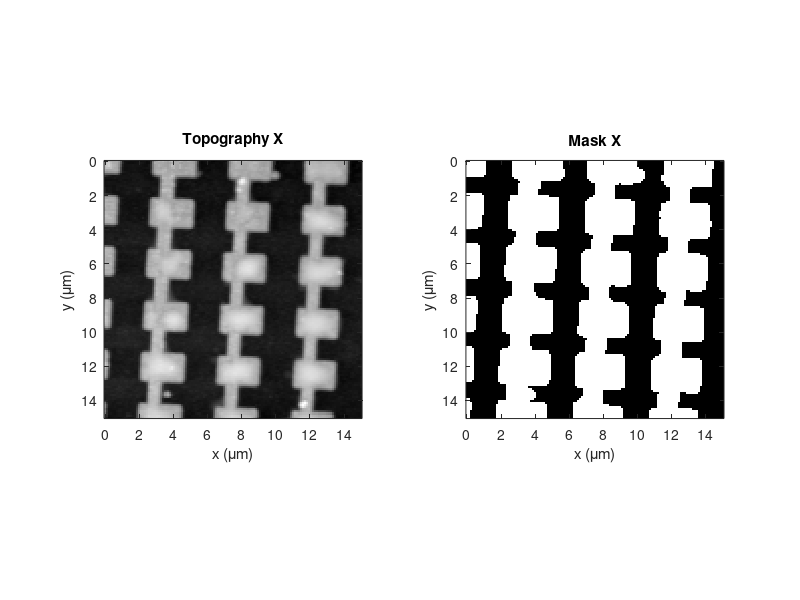

Reproduce this figure in MATLAB. (Note: this script raises an error after producing the figure.)
clear all
close all
clc

% Initialization

lambda=10.6;    %microns

theta=60*pi/180;    % SNOM incidence angle

Vrms=0.106;     % Volts

% MaxTau=50.4179; % Good diodes: From 2017-11-21_diode_h_5_PH_X_3
% MaxTau=26.2718; % Bad diodes diodes: From 2017-12-12_diode_g_2_PH_X_2

run=1;  % run=0 stops after topography
        % run=1 continues after topography

savefigs=0; % savefigs=0 do not save images
            % savefigs=1 save images
            
savevid=0;  % savefigs=0 do not save video
            % savefigs=1 save video
        
saveMATLABfig=1;    % saveMATLABfig=0 do not save figure in matlab format
                    % saveMATLABfig=0 save figure in matlab format
                    
%% LOAD
    
load 2018-04-17_leaky_E4_LHCP_PH_X_11

dir1='Presentation';
dir2='2018-04-17';
% dir3='bowtie_1_LP_150_3';
% dir3='discrete_bowtie_LP_150_3';
dir3='Leaky_E4_LHCP_11';
% dir3='Leaky_E_4_V_RHCP_X_5\corr_subst';
dir4=strcat(dir2,'\',dir3);
mkdir(dir1,dir4);
dir=strcat(dir1,'\',dir4);

global Mx My MaskX MaskY
Mx=size(x);     My=size(y);
Mx=Mx(2);       My=My(2);

i=1; 

%% TOPOGRAPHY 

% X component

TopoX=M(:,:,i);
N=size(TopoX);
N=N(1);

MinTopo=min(min(TopoX));
MaxTopo=max(max(TopoX));
thrX=0.22*(MaxTopo-MinTopo)+MinTopo;

StrucInd=find(TopoX>thrX);
SubstInd=find(TopoX<thrX);

% [MaskX,Kx]=Mask(TopoX,thrX); 

MaskX=zeros(N,N);
MaskX(StrucInd)=1;
MaskX(SubstInd)=0;

% MaskX(1:64,1:20)=0;         % #1
% MaskX(1:64,48:88)=0;        % #2
% MaskX(1:64,98:128)=0;      % #3
% 
% MaskX(64:128,1:18)=0;       % #4
% MaskX(64:128,48:88)=0;      % #5
% MaskX(64:128,98:128)=0;    % #6
% 
% MaskX(1:16,:)=0;            % #7
% MaskX(61:80,:)=0;           % #8
% MaskX(125:128,:)=0;         % #9

Square=ones(3);
MaskX=conv2(MaskX,Square,'same');

StrucInd=find(MaskX>0);
SubstInd=find(MaskX==0);
MaskX(StrucInd)=1;

    F1=figure();

    % X component

    subplot(1,2,1);
    imagesc(x,y,TopoX)
    % imagesc(x,y(1:N/2),TopoX(1:N/2,:))
    % imagesc(x,y,rot90(TopoX,3))
    title('Topography X')
    colormap(gray(256))
    % axis square
    xlabel('x (\mum)')
    ylabel('y (\mum)')
    daspect([1 1 1])

    subplot(1,2,2)
    imagesc(x,y,MaskX)
    % imagesc(x,y(1:N/2),MaskX(1:N/2,:))
    % imagesc(MaskX(1:N/2,:))
    % imagesc(x,y,rot90(MaskX,3))
    title('Mask X')
    colormap(gray(256))
    % axis square
    xlabel('x (\mum)')
    ylabel('y (\mum)')
    daspect([1 1 1])
    pause(0.00001);
    frame_h = get(handle(gcf),'JavaFrame');
    set(frame_h,'Maximized',1);


if run==1

    %% ANALYSIS

    % 1ST SIDEBAND
    SideB1x=M(:,:,i+2);  % X component

    %2ND SIDEBAND
    SideB2x=M(:,:,i+3);  % X component

    % Phase color map (as used by Hillenbrand et al.)

    up=(1:89)'/90;
    dw=flipud(up);
    Zeros=zeros(89,1);
    Ones=ones(89,1);
    rm=[0 ; Zeros ; 0 ; up ; 1 ; Ones ; 1; dw];
    gm=[0 ; Zeros; 0 ; up ; 1 ; dw ; 0 ; Zeros]; 
    bm=[0 ; up ; 1 ; Ones ; 1 ; dw ; 0 ; Zeros]; 
    PhaseColormap=[rm gm bm];  

    %% SIDEBANDS

    % 1ST sideband
    SideB1=SideB1x;

    % 2ND sideband
    SideB2=SideB2x;

    F2=figure('units','normalized','outerposition',[0 0 1 1]);
    % suptitle(strcat(dir3,' (Non Rotated)'))
    % suptitle('SIDEBANDS (METHOD 1)')

        FigSB1=subplot(1,2,1);
        imagesc(x,y,SideB1)
        % imagesc(x,y(1:N/2),SideB1(1:N/2,:))
        % imagesc(x,y,rot90(SideB1,3))
        title('1st Sideband')
        colormap(FigSB1,hot)
        bar=colorbar;
        xlabel(bar,'(V)')
        axis square
        xlabel('x (\mum)')
        ylabel('y (\mum)')
        daspect([1 1 1])

        % 2ND sideband

        FigSB2=subplot(1,2,2);
        imagesc(x,y,SideB2)
        % imagesc(x,y(1:N/2),SideB2(1:N/2,:))
        % imagesc(x,y,rot90(SideB2,3))
        title('2nd Sideband')
        colormap(FigSB2,hot)
        bar=colorbar;
        xlabel(bar,'(V)')
        axis square
        xlabel('x (\mum)')
        ylabel('y (\mum)')
        daspect([1 1 1])
        pause(0.00001);
        frame_h = get(handle(gcf),'JavaFrame');
        set(frame_h,'Maximized',1);

    %% NEAR FIELD

    % Gamma calculation

    V=sqrt(2)*Vrms;
    scale=0.2218;
    DeltaL=V/scale;
    gamma=4*pi*DeltaL/lambda;

    J1=besselj(1,gamma);
    J2=besselj(2,gamma);

    C1=1/J1;
    C2=1/J2;

    Vrms=(2.63*lambda/(4*pi))*scale/(sqrt(2));

    Tau=C2*SideB2-1i*C1*SideB1;
    MaxTau=max(max(abs(Tau)));
    ModulTau=abs(Tau);
    ModulTauNorm=abs(Tau)/MaxTau;
    % MaxTau=max(max(ModulTau))
    % ModulTau(ModulTau>60)=0;
    PhaseTau=atan2(-imag(Tau),real(Tau));

    Y=ones(My,Mx);
    for ii=1:1:Mx
       Y(:,ii)=y; 
    end
    Y=flipud(Y);
    
    PhaseCorr=PhaseTau-(2*pi/lambda)*Y*sin(theta);
    PhaseCorrW=wrapToPi(PhaseCorr);

    PhaseTauMask=PhaseTau.*MaskX;
    PhaseCorrWMask=PhaseCorrW.*MaskX;
    
        % Plot 1: Ez vs E Phase

        F31=figure('units','normalized','outerposition',[0 0 1 1]);
        Fig1=subplot(1,2,1);
        imagesc(x,y,ModulTau)
        title('|Ez|')
        colormap(Fig1,parula)
        bar=colorbar;
        % caxis([0 1])
        xlabel(bar,'(V)')
        axis square
        xlabel('x (\mum)')
        ylabel('y (\mum)');
        daspect([1 1 1])

        Fig2=subplot(1,2,2);
        imagesc(x,y,PhaseTauMask)
        title('Phase (Raw)')
        colormap(Fig2,PhaseColormap)
        bar=colorbar;
        xlabel(bar,'(rad)')
        axis square
        caxis([-pi pi])
        xlabel('x (\mum)')
        ylabel('y (\mum)')
        daspect([1 1 1])
        pause(0.00001);
        frame_h = get(handle(gcf),'JavaFrame');
        set(frame_h,'Maximized',1);
        
        % Plot 2: Ez vs E Phase (Corrected)

        F32=figure('units','normalized','outerposition',[0 0 1 1]);
        Fig1=subplot(1,2,1);
        imagesc(x,y,ModulTau)
%         imagesc(x,y,ModulTauNorm)
%         title('Field Modulus |Ez|/|Ez_{max}|')
        title('|Ez|')
        colormap(Fig1,parula)
        bar=colorbar;
        axis square
        xlabel('x (\mum)')
        ylabel('y (\mum)');
        daspect([1 1 1])

        Fig2=subplot(1,2,2);
        imagesc(x,y,PhaseCorrWMask)
        title('Phase')
        colormap(Fig2,PhaseColormap)
        bar=colorbar;
        xlabel(bar,'(rad)')
        axis square
        caxis([-pi pi])
        xlabel('x (\mum)')
        ylabel('y (\mum)')
        daspect([1 1 1])
        pause(0.00001);
        frame_h = get(handle(gcf),'JavaFrame');
        set(frame_h,'Maximized',1);

        % Plot 3: Re{Ez} vs E Phase (Corrected)

        ReEz=ModulTau.*cos(PhaseCorrW);

        F33=figure('units','normalized','outerposition',[0 0 1 1]);
        Fig1=subplot(1,2,1);
        imagesc(x,y,ReEz)
        title('Re{E}')
        colormap(Fig1,parula)
        bar=colorbar;
        % caxis([0 1])
        xlabel(bar,'(V)')
        axis square
        xlabel('x (\mum)')
        ylabel('y (\mum)');
        daspect([1 1 1])

        Fig2=subplot(1,2,2);
        imagesc(x,y,PhaseCorrWMask)
        title('Phase (Corrected)')
        colormap(Fig2,PhaseColormap)
        bar=colorbar;
        xlabel(bar,'(rad)')
        axis square
        caxis([-pi pi])
        xlabel('x (\mum)')
        ylabel('y (\mum)')
        daspect([1 1 1])
        pause(0.00001);
        frame_h = get(handle(gcf),'JavaFrame');
        set(frame_h,'Maximized',1);

        % Plot 4: Ez vs Re{E}

        F34=figure('units','normalized','outerposition',[0 0 1 1]);
        Fig1=subplot(1,2,1);
        imagesc(x,y,ModulTau)
        title('|Ez|')
        colormap(Fig1,parula)
        bar=colorbar;
        xlabel(bar,'(V)')
        axis square
        xlabel('x (\mum)')
        ylabel('y (\mum)');
        daspect([1 1 1])

        Fig2=subplot(1,2,2);
        imagesc(x,y,ReEz)
        title('Re{E}')
        colormap(Fig1,parula)
        bar=colorbar;
        xlabel(bar,'(V)')
        axis square
        xlabel('x (\mum)')
        ylabel('y (\mum)');
        daspect([1 1 1])
        pause(0.00001);
        frame_h = get(handle(gcf),'JavaFrame');
        set(frame_h,'Maximized',1);

        % Plot 5: E Phase vs E Phase (Correcred)

        F35=figure('units','normalized','outerposition',[0 0 1 1]);
        Fig1=subplot(1,2,1);
        imagesc(x,y,PhaseTauMask)
        title('Phase (Raw)')
        colormap(Fig1,PhaseColormap)
        bar=colorbar;
        xlabel(bar,'(rad)')
        axis square
        caxis([-pi pi])
        xlabel('x (\mum)')
        ylabel('y (\mum)')
        daspect([1 1 1])

        Fig2=subplot(1,2,2);
        imagesc(x,y,PhaseCorrWMask)
        title('Phase (Corrected)')
        colormap(Fig2,PhaseColormap)
        bar=colorbar;
        xlabel(bar,'(rad)')
        axis square
        caxis([-pi pi])
        xlabel('x (\mum)')
        ylabel('y (\mum)')
        daspect([1 1 1])
        pause(0.00001);
        frame_h = get(handle(gcf),'JavaFrame');
        set(frame_h,'Maximized',1);

    %% NEAR FIELD IN COMPLEX PLANE VISUALIZATION - NON ROTATED
    
    % [X1,Y1,X1rot,Y1rot,X1subs,Y1subs,X1subsrot,Y1subsrot,MaxEigenVect1,MinEigenVect1,SideB1xrotNF,SideB1yrotNF]=Covariance(K,C2*SideB2x,-C1*SideB1x);
    % 
    % FTau1=figure('units','normalized','outerposition',[0 0 1 1]);
    % scatter(X1subs,Y1subs,'.','b')
    % hold on
    % scatter(X1,Y1,'.','r')
    % quiver(0,0,MaxEigenVect1(1),MaxEigenVect1(2),'-m','LineWidth',2);
    % quiver(0,0,MinEigenVect1(1),MinEigenVect1(2), '-g', 'LineWidth',2);
    % hold off
    % axis equal
    % title('NEAR-FIELD (X COMPONENT - METHOD 1)')
    % legend('substate','patch')
    % xlabel('S_2_,_2 (V)')
    % ylabel('S_2_,_1 (V)')
    % saveas(FTau1,strcat(dir,'\','TauScatter.png'))
    % %% NEAR FIELD IN COMPLEX PLANE VISUALIZATION - ROTATED
    % 
    % [X1,Y1,X1rot,Y1rot,X1subs,Y1subs,X1subsrot,Y1subsrot,MaxEigenVect1,MinEigenVect1,SideB1xrotNF,SideB1yrotNF]=Covariance(K,C2*SideB2xrot,-C1*SideB1xrot);
    % 
    % FTau2=figure('units','normalized','outerposition',[0 0 1 1]);
    % scatter(X1subs,Y1subs,'.','b')
    % hold on
    % scatter(X1,Y1,'.','r')
    % quiver(0,0,MaxEigenVect1(1),MaxEigenVect1(2),'-m','LineWidth',2);
    % quiver(0,0,MinEigenVect1(1),MinEigenVect1(2), '-g', 'LineWidth',2);
    % hold off
    % axis equal
    % title('NEAR-FIELD (X COMPONENT - METHOD 2)')
    % legend('substate','patch')
    % xlabel('S_2_,_2 (V)')
    % ylabel('S_2_,_1 (V)')
    % saveas(FTau2,strcat(dir,'\','TauScatterRotated.png'))

    %% Histogram

    % Phase

%     PhaseStruc=PhaseCorr(StrucInd);
%     PhaseSubst=PhaseCorr(SubstInd);
% 
%     angle=[-pi:2*pi/36:pi];
% 
%         F4=figure('units','normalized','outerposition',[0 0 1 1]);
%         % suptitle('NEAR-FIELD (METHOD 1)')
%         Fig1=subplot(1,2,1);
%         histogram(PhaseStruc,angle);
%         hold on
%         histogram(PhaseSubst,angle);
%         title('Phase Histogram')
%         axis square
%         legend({'structure','substrate'})
%         xlabel('phase (rad)')
%         ylabel('Ocurrences');
% 
%         Fig2=subplot(1,2,2);
%         imagesc(x,y,PhaseCorr)
%         % imagesc(x,y(1:N/2),PhaseTau(1:N/2,:))
%         % imagesc(x,y,rot90(PhaseTau,3))
%         title('E Phase')
%         colormap(Fig2,PhaseColormap)
%         bar=colorbar;
%         xlabel(bar,'(rad)')
%         axis square
%         caxis([-pi pi])
%         xlabel('x (\mum)')
%         ylabel('y (\mum)')
%         daspect([1 1 1])
%         % saveas(F4,strcat(dir,'\','4.Phase.png'))

    %% Phase Evolution

%     % Phase (no correction)
%     
%     Nframes=101;
%     PhaseSpace=linspace(0,2*pi,Nframes);
%     dt=linspace(0,1,Nframes);
% 
%     PhaseMovie1(Nframes)=struct('cdata',[],'colormap',[]);
% 
%         F5=figure();
%         for jj=1:Nframes
%             PhaseEvol=PhaseTau+ones(N).*PhaseSpace(jj);
%             Title=strcat('Phase (t=',num2str(dt(jj)),' period)');
%             WrapPhase=wrapToPi(PhaseEvol.*MaskX);
%             imagesc(x,y,WrapPhase,[-pi, pi]);
%         %     imagesc(x,y(1:N/2),WrapPhase(1:N/2,:),[-pi, pi]);
%         %     imagesc(x,y,rot90(WrapPhase,3),[-pi, pi]);
%             axis square; axis image; 
%             colormap(PhaseColormap); colorbar
%             xlabel('x (\mum)')
%             ylabel('y (\mum)')
%         %     daspect([1 1 1])
%             title(Title)
%         %     set(gca,'FontSize',fst);
%             drawnow
%             PhaseMovie1(jj)=getframe(gcf);
%             pause(0.01)
% 
%         end
%     
%     % Phase (correction)
% 
%     PhaseMovie2(Nframes)=struct('cdata',[],'colormap',[]);
% 
%         F5=figure();
%         for jj=1:Nframes
%             PhaseEvol=PhaseCorrW+ones(N).*PhaseSpace(jj);
%             Title=strcat('Phase (t=',num2str(dt(jj)),' period)');
%             WrapPhase=wrapToPi(PhaseEvol.*MaskX);
%             imagesc(x,y,WrapPhase,[-pi, pi]);
%         %     imagesc(x,y(1:N/2),WrapPhase(1:N/2,:),[-pi, pi]);
%         %     imagesc(x,y,rot90(WrapPhase,3),[-pi, pi]);
%             axis square; axis image; 
%             colormap(PhaseColormap); colorbar
%             xlabel('x (\mum)')
%             ylabel('y (\mum)')
%         %     daspect([1 1 1])
%             title(Title)
%         %     set(gca,'FontSize',fst);
%             drawnow
%             PhaseMovie2(jj)=getframe(gcf);
%             pause(0.01)
% 
%         end

    %% Histogram

    % Phase

    % ModulTauStruct=ModulTau(StrucInd);
    % SB2Struct=SideB2(SubstInd);
    % 
        % F6=figure('units','normalized','outerposition',[0 0 1 1]);
        % % suptitle('NEAR-FIELD (METHOD 1)')
        % Fig61=subplot(1,2,1);
        % histogram(ModulTau);
        % title('Sidenad 1 Histogram')
        % axis square
        % xlabel('Signal')
        % ylabel('Ocurrences');
        % 
        % Fig62=subplot(1,2,2);
        % histogram(SB2Struct);
        % title('Sidenad 2 Histogram')
        % axis square
        % xlabel('Signal')
        % ylabel('Ocurrences');
        
    %% Save Figures
    if savefigs==1
        saveas(F1,strcat(dir,'\','1.Topography.png'))
        saveas(F2,strcat(dir,'\','2.SideBands.png'))
        saveas(F31,strcat(dir,'\','3.Ez_vs_Phase.png'))
        saveas(F32,strcat(dir,'\','4.Ez_vs_PhaseCorr.png'))
        saveas(F33,strcat(dir,'\','5.ReEz_vs_PhaseCorr.png'))
        saveas(F34,strcat(dir,'\','6.Ez_vs_ReEz.png'))
        saveas(F35,strcat(dir,'\','7.Phase_vs_PhaseCorr.png'))
    end
    %% Save phase video evolution
    if savevid==1
        v=VideoWriter(strcat(dir,'\','8.Phase_Evol_NoCorr.avi'));
        v.FrameRate=10;
        open(v);
        writeVideo(v,PhaseMovie1);
        close(v);
        
        v=VideoWriter(strcat(dir,'\','8.Phase_Evol_Corr.avi'));
        v.FrameRate=10;
        open(v);
        writeVideo(v,PhaseMovie2);
        close(v);
    end
    %% Save MATLAB figure
    if saveMATLABfig==1
        saveas(F32,strcat(dir,'\','MagEz_Phase.fig'))
    end
end